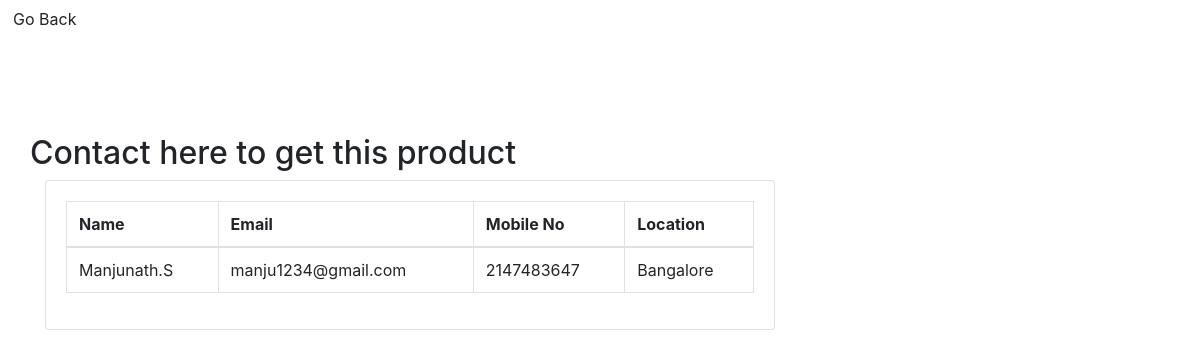
Screenshot of /buynow.php?bid=8 with the database file from the repository.
### tables this page shows
CREATE TABLE `mobiles` (
  `id` int(50) NOT NULL,
  `category` varchar(20) NOT NULL,
  `brands` varchar(50) NOT NULL,
  `year` varchar(20) NOT NULL,
  `title` varchar(100) NOT NULL,
  `description` varchar(400) NOT NULL,
  `price` varchar(20) NOT NULL,
  `i1` blob NOT NULL,
  `i2` blob NOT NULL,
  `i3` blob NOT NULL,
  `i4` blob NOT NULL,
  `i5` blob NOT NULL,
  `email` varchar(50) NOT NULL,
  `name` varchar(20) NOT NULL,
  `phone` bigint(20) NOT NULL,
  `location` varchar(100) NOT NULL
);

### buynow.php (the view, shortened to what this page needs)
<html>
<head>
    <link rel="stylesheet" href="https://stackpath.bootstrapcdn.com/bootstrap/4.3.1/css/bootstrap.min.css">
    <link rel='stylesheet prefetch' href='http://maxcdn.bootstrapcdn.com/font-awesome/4.2.0/css/font-awesome.min.css'>
</head>
<body>
<link rel="stylesheet" type="text/css" href="sells.css">
<link rel="stylesheet" type="text/css" href="home.php">
    <div class="btn1"><button class="btn" onclick="window.location.href='products.php'">Go Back</button></div>
    <div class="container py-5">
        <div class="row mt-5">
            <?php
                $con = mysqli_connect("localhost","root","","login");
                $bid=$_GET["bid"];
                $sql="SELECT * FROM mobiles where id='$bid'";
                $query=mysqli_query($con,$sql);
                $total=mysqli_num_rows($query)>0;
                if($total)
                {
                    while($row=mysqli_fetch_assoc($query))
                    {
                        ?>
                        <h2>Contact here to get this product</h2>
                        <div class="col-md-8">
                            <form method="post" action="buynow.php?pid=<?php echo $row['id'];?>">
                                <div class="card">
                                    <div class="card-body">
                                        <table class="table table-bordered" id="dataTable" width="100%" cellspacing="0">
                                            <thead>
                                                <tr>
                                                    <th>Name</th>
                                                    <th>Email </th>
                                                    <th>Mobile No</th>
                                                    <th>Location</th>
                                                </tr>
                                            </thead>
                                            <tbody>
                                                <tr>
                                                    <td><?php  echo $row['name']; ?></td>
                                                    <td><?php  echo $row['email']; ?></td>
                                                    <td><?php  echo $row['phone']; ?></td>
                                                    <td><?php  echo $row['location']; ?></td>
                                            </tbody>
                                        </table>
                                </div>
                            </div>
                            </form>
                        </div>
                        <?php
                    }
                }
            ?>
        </div>
    </div>
</body>
</html>

### rows the page displays
mobiles: name "Manjunath.S", email "manju1234@gmail.com", phone "2147483647", location "Bangalore"
